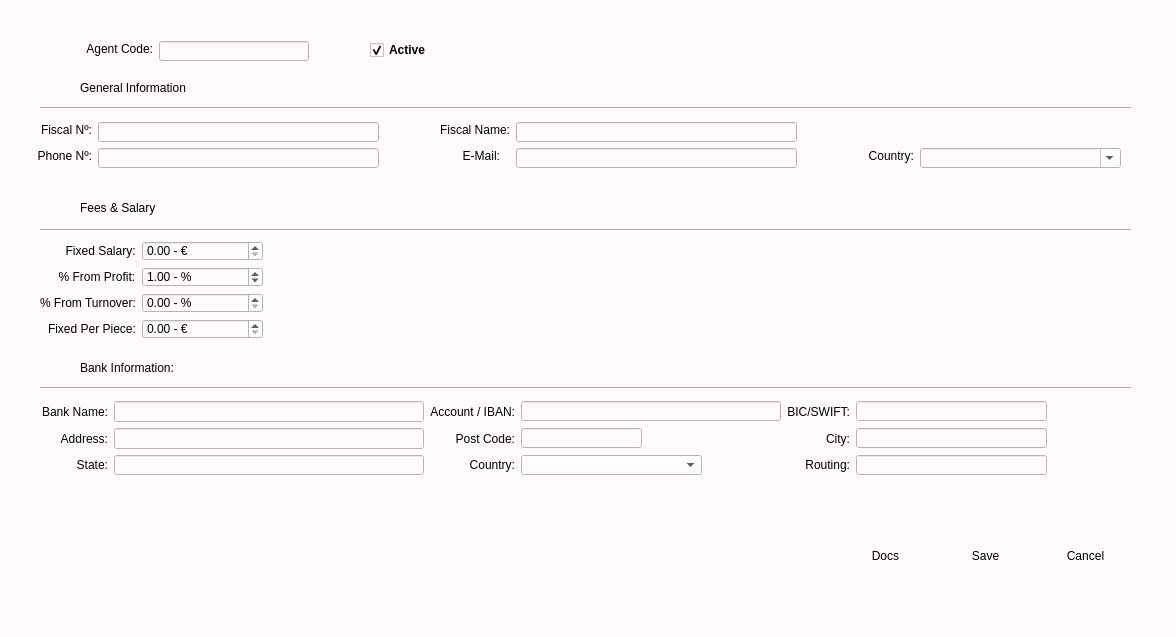
<?xml version="1.0" encoding="UTF-8"?>
<ui version="4.0">
 <class>AgentGui</class>
 <widget class="QWidget" name="AgentGui">
  <property name="geometry">
   <rect>
    <x>0</x>
    <y>0</y>
    <width>1176</width>
    <height>637</height>
   </rect>
  </property>
  <property name="minimumSize">
   <size>
    <width>1176</width>
    <height>637</height>
   </size>
  </property>
  <property name="maximumSize">
   <size>
    <width>1176</width>
    <height>637</height>
   </size>
  </property>
  <property name="windowTitle">
   <string>Agent</string>
  </property>
  <property name="windowIcon">
   <iconset resource="../app/icons.qrc">
    <normaloff>:/agents</normaloff>:/agents</iconset>
  </property>
  <property name="toolTip">
   <string/>
  </property>
  <property name="toolTipDuration">
   <number>-1</number>
  </property>
  <property name="styleSheet">
   <string notr="true">background-color: rgb(255, 251, 253);
font: 8pt &quot;Verdana&quot;;</string>
  </property>
  <widget class="QLabel" name="label_7">
   <property name="geometry">
    <rect>
     <x>80</x>
     <y>80</y>
     <width>191</width>
     <height>16</height>
    </rect>
   </property>
   <property name="styleSheet">
    <string notr="true"/>
   </property>
   <property name="text">
    <string>General Information</string>
   </property>
  </widget>
  <widget class="Line" name="line">
   <property name="geometry">
    <rect>
     <x>40</x>
     <y>100</y>
     <width>1091</width>
     <height>16</height>
    </rect>
   </property>
   <property name="orientation">
    <enum>Qt::Horizontal</enum>
   </property>
  </widget>
  <widget class="QLabel" name="label_8">
   <property name="geometry">
    <rect>
     <x>80</x>
     <y>200</y>
     <width>191</width>
     <height>16</height>
    </rect>
   </property>
   <property name="text">
    <string>Fees &amp; Salary</string>
   </property>
  </widget>
  <widget class="Line" name="line_2">
   <property name="geometry">
    <rect>
     <x>40</x>
     <y>220</y>
     <width>1091</width>
     <height>20</height>
    </rect>
   </property>
   <property name="orientation">
    <enum>Qt::Horizontal</enum>
   </property>
  </widget>
  <widget class="QLabel" name="label_16">
   <property name="geometry">
    <rect>
     <x>80</x>
     <y>360</y>
     <width>111</width>
     <height>16</height>
    </rect>
   </property>
   <property name="text">
    <string>Bank Information:</string>
   </property>
  </widget>
  <widget class="Line" name="line_3">
   <property name="geometry">
    <rect>
     <x>40</x>
     <y>380</y>
     <width>1091</width>
     <height>16</height>
    </rect>
   </property>
   <property name="orientation">
    <enum>Qt::Horizontal</enum>
   </property>
  </widget>
  <widget class="QToolButton" name="cancel_button">
   <property name="geometry">
    <rect>
     <x>1040</x>
     <y>520</y>
     <width>91</width>
     <height>71</height>
    </rect>
   </property>
   <property name="toolTip">
    <string>Check Documentd assciated</string>
   </property>
   <property name="toolTipDuration">
    <number>2</number>
   </property>
   <property name="styleSheet">
    <string notr="true"/>
   </property>
   <property name="text">
    <string>Cancel</string>
   </property>
   <property name="icon">
    <iconset resource="../app/icons.qrc">
     <normaloff>:/cancel</normaloff>:/cancel</iconset>
   </property>
   <property name="iconSize">
    <size>
     <width>32</width>
     <height>32</height>
    </size>
   </property>
   <property name="toolButtonStyle">
    <enum>Qt::ToolButtonTextUnderIcon</enum>
   </property>
   <property name="autoRaise">
    <bool>true</bool>
   </property>
   <property name="arrowType">
    <enum>Qt::NoArrow</enum>
   </property>
  </widget>
  <widget class="QToolButton" name="docs_button">
   <property name="geometry">
    <rect>
     <x>840</x>
     <y>520</y>
     <width>91</width>
     <height>71</height>
    </rect>
   </property>
   <property name="toolTip">
    <string>Check Documentd assciated</string>
   </property>
   <property name="toolTipDuration">
    <number>2</number>
   </property>
   <property name="styleSheet">
    <string notr="true"/>
   </property>
   <property name="text">
    <string>Docs</string>
   </property>
   <property name="icon">
    <iconset resource="../app/icons.qrc">
     <normaloff>:/document</normaloff>:/document</iconset>
   </property>
   <property name="iconSize">
    <size>
     <width>32</width>
     <height>32</height>
    </size>
   </property>
   <property name="toolButtonStyle">
    <enum>Qt::ToolButtonTextUnderIcon</enum>
   </property>
   <property name="autoRaise">
    <bool>true</bool>
   </property>
   <property name="arrowType">
    <enum>Qt::NoArrow</enum>
   </property>
  </widget>
  <widget class="QToolButton" name="save_button">
   <property name="geometry">
    <rect>
     <x>940</x>
     <y>520</y>
     <width>91</width>
     <height>71</height>
    </rect>
   </property>
   <property name="toolTip">
    <string>Check Documentd assciated</string>
   </property>
   <property name="toolTipDuration">
    <number>2</number>
   </property>
   <property name="text">
    <string>Save</string>
   </property>
   <property name="icon">
    <iconset resource="../app/icons.qrc">
     <normaloff>:/save</normaloff>:/save</iconset>
   </property>
   <property name="iconSize">
    <size>
     <width>32</width>
     <height>32</height>
    </size>
   </property>
   <property name="toolButtonStyle">
    <enum>Qt::ToolButtonTextUnderIcon</enum>
   </property>
   <property name="autoRaise">
    <bool>true</bool>
   </property>
   <property name="arrowType">
    <enum>Qt::NoArrow</enum>
   </property>
  </widget>
  <widget class="QCheckBox" name="active_checkbox">
   <property name="geometry">
    <rect>
     <x>370</x>
     <y>40</y>
     <width>81</width>
     <height>20</height>
    </rect>
   </property>
   <property name="styleSheet">
    <string notr="true">font-weight:bold</string>
   </property>
   <property name="text">
    <string>Active</string>
   </property>
   <property name="checked">
    <bool>true</bool>
   </property>
  </widget>
  <widget class="QWidget" name="">
   <property name="geometry">
    <rect>
     <x>42</x>
     <y>401</y>
     <width>1005</width>
     <height>74</height>
    </rect>
   </property>
   <layout class="QGridLayout" name="gridLayout">
    <item row="0" column="0">
     <widget class="QLabel" name="label_17">
      <property name="text">
       <string>Bank Name:</string>
      </property>
      <property name="alignment">
       <set>Qt::AlignRight|Qt::AlignTrailing|Qt::AlignVCenter</set>
      </property>
      <property name="buddy">
       <cstring>bank_name_line_edit</cstring>
      </property>
     </widget>
    </item>
    <item row="0" column="1">
     <widget class="QLineEdit" name="bank_name_line_edit">
      <property name="minimumSize">
       <size>
        <width>291</width>
        <height>0</height>
       </size>
      </property>
     </widget>
    </item>
    <item row="0" column="2">
     <widget class="QLabel" name="label_18">
      <property name="text">
       <string>Account / IBAN:</string>
      </property>
      <property name="alignment">
       <set>Qt::AlignRight|Qt::AlignTrailing|Qt::AlignVCenter</set>
      </property>
      <property name="buddy">
       <cstring>iban_line_edit</cstring>
      </property>
     </widget>
    </item>
    <item row="0" column="3">
     <widget class="QLineEdit" name="iban_line_edit">
      <property name="minimumSize">
       <size>
        <width>260</width>
        <height>20</height>
       </size>
      </property>
      <property name="maximumSize">
       <size>
        <width>260</width>
        <height>20</height>
       </size>
      </property>
     </widget>
    </item>
    <item row="0" column="4">
     <widget class="QLabel" name="label_23">
      <property name="text">
       <string>BIC/SWIFT:</string>
      </property>
      <property name="alignment">
       <set>Qt::AlignRight|Qt::AlignTrailing|Qt::AlignVCenter</set>
      </property>
      <property name="buddy">
       <cstring>swift_line_edit</cstring>
      </property>
     </widget>
    </item>
    <item row="0" column="5">
     <widget class="QLineEdit" name="swift_line_edit">
      <property name="minimumSize">
       <size>
        <width>191</width>
        <height>20</height>
       </size>
      </property>
      <property name="maximumSize">
       <size>
        <width>191</width>
        <height>20</height>
       </size>
      </property>
     </widget>
    </item>
    <item row="1" column="0">
     <widget class="QLabel" name="label_19">
      <property name="text">
       <string>Address:</string>
      </property>
      <property name="alignment">
       <set>Qt::AlignRight|Qt::AlignTrailing|Qt::AlignVCenter</set>
      </property>
      <property name="buddy">
       <cstring>address_line_edit</cstring>
      </property>
     </widget>
    </item>
    <item row="1" column="1">
     <widget class="QLineEdit" name="address_line_edit">
      <property name="minimumSize">
       <size>
        <width>291</width>
        <height>0</height>
       </size>
      </property>
     </widget>
    </item>
    <item row="1" column="2">
     <widget class="QLabel" name="label_20">
      <property name="text">
       <string>Post Code:</string>
      </property>
      <property name="alignment">
       <set>Qt::AlignRight|Qt::AlignTrailing|Qt::AlignVCenter</set>
      </property>
      <property name="buddy">
       <cstring>postcode_line_edit</cstring>
      </property>
     </widget>
    </item>
    <item row="1" column="3">
     <widget class="QLineEdit" name="postcode_line_edit">
      <property name="minimumSize">
       <size>
        <width>121</width>
        <height>20</height>
       </size>
      </property>
      <property name="maximumSize">
       <size>
        <width>121</width>
        <height>20</height>
       </size>
      </property>
     </widget>
    </item>
    <item row="1" column="4">
     <widget class="QLabel" name="label_22">
      <property name="text">
       <string>City:</string>
      </property>
      <property name="alignment">
       <set>Qt::AlignRight|Qt::AlignTrailing|Qt::AlignVCenter</set>
      </property>
      <property name="buddy">
       <cstring>city_line_edit</cstring>
      </property>
     </widget>
    </item>
    <item row="1" column="5">
     <widget class="QLineEdit" name="city_line_edit">
      <property name="minimumSize">
       <size>
        <width>191</width>
        <height>20</height>
       </size>
      </property>
      <property name="maximumSize">
       <size>
        <width>191</width>
        <height>20</height>
       </size>
      </property>
     </widget>
    </item>
    <item row="2" column="0">
     <widget class="QLabel" name="label_21">
      <property name="text">
       <string>State:</string>
      </property>
      <property name="alignment">
       <set>Qt::AlignRight|Qt::AlignTrailing|Qt::AlignVCenter</set>
      </property>
      <property name="buddy">
       <cstring>state_line_edit</cstring>
      </property>
     </widget>
    </item>
    <item row="2" column="1">
     <widget class="QLineEdit" name="state_line_edit">
      <property name="minimumSize">
       <size>
        <width>241</width>
        <height>0</height>
       </size>
      </property>
     </widget>
    </item>
    <item row="2" column="2">
     <widget class="QLabel" name="label_24">
      <property name="text">
       <string>Country:</string>
      </property>
      <property name="alignment">
       <set>Qt::AlignRight|Qt::AlignTrailing|Qt::AlignVCenter</set>
      </property>
      <property name="buddy">
       <cstring>bank_country_combobox</cstring>
      </property>
     </widget>
    </item>
    <item row="2" column="3">
     <widget class="QComboBox" name="bank_country_combobox">
      <property name="minimumSize">
       <size>
        <width>181</width>
        <height>20</height>
       </size>
      </property>
      <property name="maximumSize">
       <size>
        <width>181</width>
        <height>20</height>
       </size>
      </property>
     </widget>
    </item>
    <item row="2" column="4">
     <widget class="QLabel" name="label_25">
      <property name="text">
       <string>Routing:</string>
      </property>
      <property name="alignment">
       <set>Qt::AlignRight|Qt::AlignTrailing|Qt::AlignVCenter</set>
      </property>
      <property name="buddy">
       <cstring>routing</cstring>
      </property>
     </widget>
    </item>
    <item row="2" column="5">
     <widget class="QLineEdit" name="routing">
      <property name="minimumSize">
       <size>
        <width>191</width>
        <height>20</height>
       </size>
      </property>
      <property name="maximumSize">
       <size>
        <width>191</width>
        <height>20</height>
       </size>
      </property>
     </widget>
    </item>
   </layout>
  </widget>
  <widget class="QWidget" name="">
   <property name="geometry">
    <rect>
     <x>40</x>
     <y>241</y>
     <width>234</width>
     <height>100</height>
    </rect>
   </property>
   <layout class="QFormLayout" name="formLayout_7">
    <property name="labelAlignment">
     <set>Qt::AlignRight|Qt::AlignTrailing|Qt::AlignVCenter</set>
    </property>
    <item row="0" column="0">
     <widget class="QLabel" name="label_9">
      <property name="text">
       <string>     Fixed Salary:</string>
      </property>
      <property name="buddy">
       <cstring>fixed_salary_spinbox</cstring>
      </property>
     </widget>
    </item>
    <item row="0" column="1">
     <widget class="QDoubleSpinBox" name="fixed_salary_spinbox">
      <property name="minimumSize">
       <size>
        <width>121</width>
        <height>20</height>
       </size>
      </property>
      <property name="maximumSize">
       <size>
        <width>121</width>
        <height>20</height>
       </size>
      </property>
      <property name="suffix">
       <string> - €</string>
      </property>
      <property name="maximum">
       <double>99999.990000000005239</double>
      </property>
      <property name="singleStep">
       <double>0.010000000000000</double>
      </property>
     </widget>
    </item>
    <item row="1" column="0">
     <widget class="QLabel" name="label_13">
      <property name="text">
       <string>  % From Profit:</string>
      </property>
      <property name="buddy">
       <cstring>from_profit_spinbox</cstring>
      </property>
     </widget>
    </item>
    <item row="1" column="1">
     <widget class="QDoubleSpinBox" name="from_profit_spinbox">
      <property name="minimumSize">
       <size>
        <width>121</width>
        <height>20</height>
       </size>
      </property>
      <property name="maximumSize">
       <size>
        <width>121</width>
        <height>20</height>
       </size>
      </property>
      <property name="suffix">
       <string> - %</string>
      </property>
      <property name="singleStep">
       <double>0.010000000000000</double>
      </property>
      <property name="value">
       <double>1.000000000000000</double>
      </property>
     </widget>
    </item>
    <item row="2" column="0">
     <widget class="QLabel" name="label_14">
      <property name="text">
       <string>% From Turnover:</string>
      </property>
      <property name="buddy">
       <cstring>from_turnover_spinbox</cstring>
      </property>
     </widget>
    </item>
    <item row="2" column="1">
     <widget class="QDoubleSpinBox" name="from_turnover_spinbox">
      <property name="minimumSize">
       <size>
        <width>121</width>
        <height>20</height>
       </size>
      </property>
      <property name="maximumSize">
       <size>
        <width>121</width>
        <height>20</height>
       </size>
      </property>
      <property name="suffix">
       <string> - %</string>
      </property>
      <property name="decimals">
       <number>2</number>
      </property>
      <property name="singleStep">
       <double>0.010000000000000</double>
      </property>
     </widget>
    </item>
    <item row="3" column="0">
     <widget class="QLabel" name="label_15">
      <property name="text">
       <string>Fixed Per Piece:</string>
      </property>
      <property name="buddy">
       <cstring>fixed_per_piece_spinbox</cstring>
      </property>
     </widget>
    </item>
    <item row="3" column="1">
     <widget class="QDoubleSpinBox" name="fixed_per_piece_spinbox">
      <property name="minimumSize">
       <size>
        <width>121</width>
        <height>20</height>
       </size>
      </property>
      <property name="maximumSize">
       <size>
        <width>121</width>
        <height>20</height>
       </size>
      </property>
      <property name="suffix">
       <string> - €</string>
      </property>
      <property name="maximum">
       <double>99999.990000000005239</double>
      </property>
      <property name="singleStep">
       <double>0.010000000000000</double>
      </property>
     </widget>
    </item>
   </layout>
  </widget>
  <widget class="QLineEdit" name="email_line_edit">
   <property name="geometry">
    <rect>
     <x>516</x>
     <y>148</y>
     <width>281</width>
     <height>20</height>
    </rect>
   </property>
   <property name="minimumSize">
    <size>
     <width>281</width>
     <height>20</height>
    </size>
   </property>
   <property name="maximumSize">
    <size>
     <width>281</width>
     <height>20</height>
    </size>
   </property>
  </widget>
  <widget class="QLabel" name="label_5">
   <property name="geometry">
    <rect>
     <x>437</x>
     <y>148</y>
     <width>63</width>
     <height>16</height>
    </rect>
   </property>
   <property name="text">
    <string>      E-Mail:</string>
   </property>
   <property name="alignment">
    <set>Qt::AlignRight|Qt::AlignTrailing|Qt::AlignVCenter</set>
   </property>
  </widget>
  <widget class="QLineEdit" name="fiscal_name_line_edit">
   <property name="geometry">
    <rect>
     <x>516</x>
     <y>122</y>
     <width>281</width>
     <height>20</height>
    </rect>
   </property>
   <property name="minimumSize">
    <size>
     <width>281</width>
     <height>20</height>
    </size>
   </property>
   <property name="maximumSize">
    <size>
     <width>281</width>
     <height>20</height>
    </size>
   </property>
  </widget>
  <widget class="QLabel" name="label_3">
   <property name="geometry">
    <rect>
     <x>437</x>
     <y>122</y>
     <width>73</width>
     <height>16</height>
    </rect>
   </property>
   <property name="text">
    <string>Fiscal Name:</string>
   </property>
   <property name="alignment">
    <set>Qt::AlignRight|Qt::AlignTrailing|Qt::AlignVCenter</set>
   </property>
  </widget>
  <widget class="QComboBox" name="agent_country_combobox">
   <property name="geometry">
    <rect>
     <x>920</x>
     <y>148</y>
     <width>201</width>
     <height>20</height>
    </rect>
   </property>
   <property name="minimumSize">
    <size>
     <width>201</width>
     <height>20</height>
    </size>
   </property>
   <property name="maximumSize">
    <size>
     <width>201</width>
     <height>20</height>
    </size>
   </property>
   <property name="editable">
    <bool>true</bool>
   </property>
   <property name="maxVisibleItems">
    <number>35</number>
   </property>
  </widget>
  <widget class="QLineEdit" name="phone_number_line_edit">
   <property name="geometry">
    <rect>
     <x>98</x>
     <y>148</y>
     <width>281</width>
     <height>20</height>
    </rect>
   </property>
   <property name="minimumSize">
    <size>
     <width>281</width>
     <height>20</height>
    </size>
   </property>
   <property name="maximumSize">
    <size>
     <width>281</width>
     <height>20</height>
    </size>
   </property>
  </widget>
  <widget class="QLabel" name="label_2">
   <property name="geometry">
    <rect>
     <x>34</x>
     <y>122</y>
     <width>58</width>
     <height>16</height>
    </rect>
   </property>
   <property name="text">
    <string> Fiscal Nº:</string>
   </property>
   <property name="alignment">
    <set>Qt::AlignRight|Qt::AlignTrailing|Qt::AlignVCenter</set>
   </property>
  </widget>
  <widget class="QLabel" name="label_4">
   <property name="geometry">
    <rect>
     <x>34</x>
     <y>148</y>
     <width>58</width>
     <height>16</height>
    </rect>
   </property>
   <property name="text">
    <string>Phone Nº:</string>
   </property>
   <property name="alignment">
    <set>Qt::AlignRight|Qt::AlignTrailing|Qt::AlignVCenter</set>
   </property>
  </widget>
  <widget class="QLabel" name="label_6">
   <property name="geometry">
    <rect>
     <x>863</x>
     <y>148</y>
     <width>51</width>
     <height>16</height>
    </rect>
   </property>
   <property name="text">
    <string>Country:</string>
   </property>
   <property name="alignment">
    <set>Qt::AlignRight|Qt::AlignTrailing|Qt::AlignVCenter</set>
   </property>
  </widget>
  <widget class="QLineEdit" name="fiscal_number_line_edit">
   <property name="geometry">
    <rect>
     <x>98</x>
     <y>122</y>
     <width>281</width>
     <height>20</height>
    </rect>
   </property>
   <property name="minimumSize">
    <size>
     <width>281</width>
     <height>20</height>
    </size>
   </property>
   <property name="maximumSize">
    <size>
     <width>281</width>
     <height>20</height>
    </size>
   </property>
  </widget>
  <widget class="QLabel" name="label">
   <property name="geometry">
    <rect>
     <x>81</x>
     <y>41</y>
     <width>72</width>
     <height>16</height>
    </rect>
   </property>
   <property name="text">
    <string>Agent Code:</string>
   </property>
   <property name="alignment">
    <set>Qt::AlignRight|Qt::AlignTrailing|Qt::AlignVCenter</set>
   </property>
  </widget>
  <widget class="QLineEdit" name="agent_code_line_edit">
   <property name="enabled">
    <bool>false</bool>
   </property>
   <property name="geometry">
    <rect>
     <x>159</x>
     <y>41</y>
     <width>150</width>
     <height>20</height>
    </rect>
   </property>
  </widget>
 </widget>
 <tabstops>
  <tabstop>agent_code_line_edit</tabstop>
  <tabstop>active_checkbox</tabstop>
  <tabstop>fiscal_number_line_edit</tabstop>
  <tabstop>fiscal_name_line_edit</tabstop>
  <tabstop>phone_number_line_edit</tabstop>
  <tabstop>email_line_edit</tabstop>
  <tabstop>agent_country_combobox</tabstop>
  <tabstop>fixed_salary_spinbox</tabstop>
  <tabstop>from_profit_spinbox</tabstop>
  <tabstop>from_turnover_spinbox</tabstop>
  <tabstop>fixed_per_piece_spinbox</tabstop>
  <tabstop>bank_name_line_edit</tabstop>
  <tabstop>iban_line_edit</tabstop>
  <tabstop>swift_line_edit</tabstop>
  <tabstop>address_line_edit</tabstop>
  <tabstop>postcode_line_edit</tabstop>
  <tabstop>city_line_edit</tabstop>
  <tabstop>state_line_edit</tabstop>
  <tabstop>bank_country_combobox</tabstop>
  <tabstop>routing</tabstop>
  <tabstop>docs_button</tabstop>
  <tabstop>save_button</tabstop>
  <tabstop>cancel_button</tabstop>
 </tabstops>
 <resources>
  <include location="../app/icons.qrc"/>
 </resources>
 <connections>
  <connection>
   <sender>cancel_button</sender>
   <signal>clicked()</signal>
   <receiver>AgentGui</receiver>
   <slot>close()</slot>
   <hints>
    <hint type="sourcelabel">
     <x>1055</x>
     <y>662</y>
    </hint>
    <hint type="destinationlabel">
     <x>1123</x>
     <y>631</y>
    </hint>
   </hints>
  </connection>
 </connections>
</ui>
